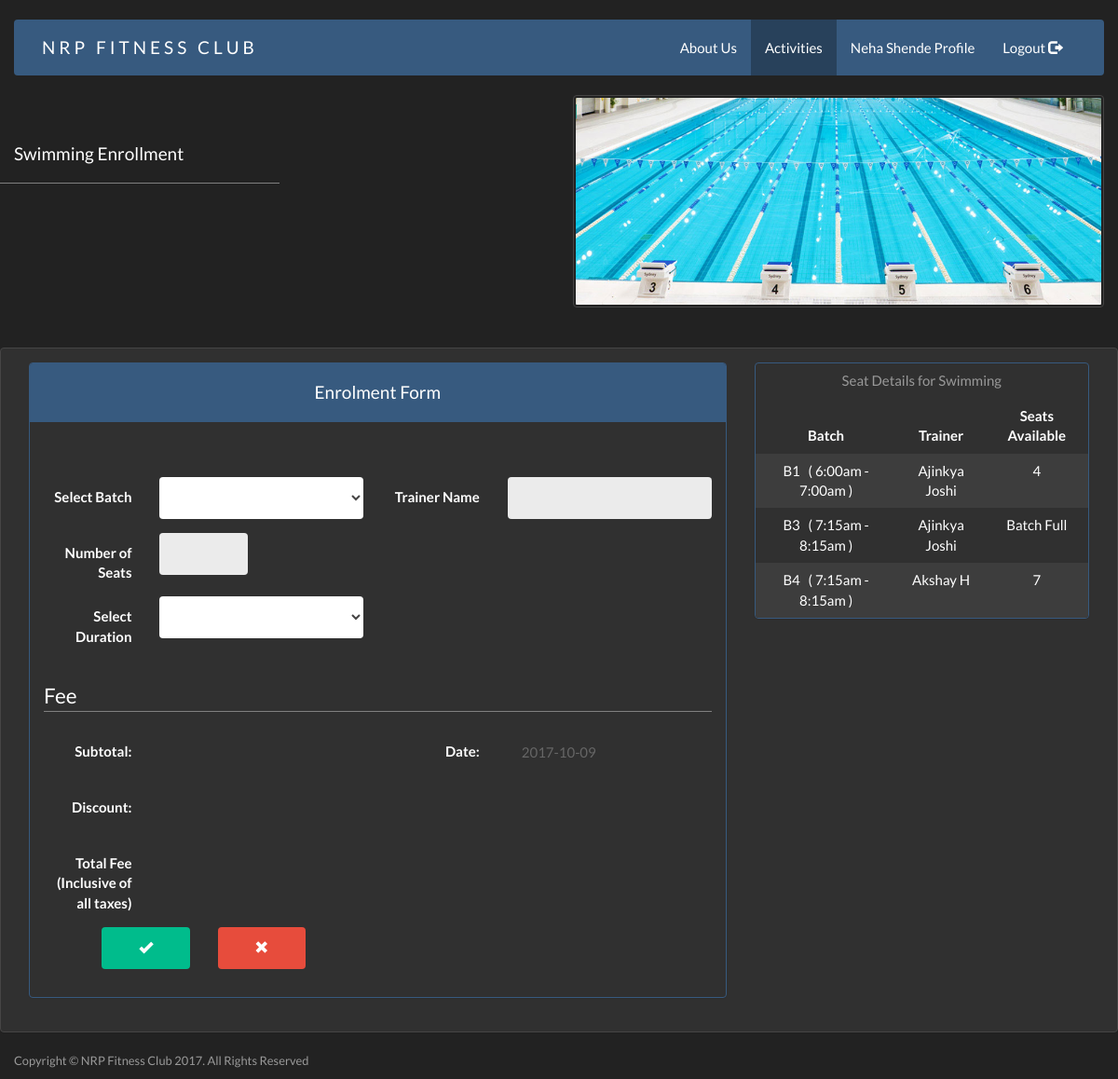
The app's page /Activities/swimming/index.php (signed in) with its own data.
### tables this page shows
CREATE TABLE `member` (
  `cust_id` int(11) UNSIGNED NOT NULL,
  `f_name` varchar(40) NOT NULL,
  `l_name` varchar(40) NOT NULL,
  `gender` char(1) NOT NULL,
  `address` varchar(50) NOT NULL,
  `pincode` int(7) NOT NULL,
  `contact_no` bigint(10) NOT NULL,
  `email` varchar(40) NOT NULL,
  `username` varchar(30) NOT NULL,
  `password` varchar(40) NOT NULL,
  `otp` int(6) NOT NULL,
  `activate` tinyint(1) NOT NULL
);

CREATE TABLE `batch` (
  `batch_id` int(11) UNSIGNED NOT NULL,
  `batch_name` varchar(80) NOT NULL,
  `batch_time` varchar(80) NOT NULL,
  `course_id` int(11) UNSIGNED NOT NULL
);

CREATE TABLE `trainer` (
  `trainer_id` int(11) UNSIGNED NOT NULL,
  `trainer_name` varchar(80) NOT NULL,
  `contact_no` bigint(11) NOT NULL,
  `salary` double NOT NULL,
  `address` varchar(80) NOT NULL,
  `email` varchar(80) NOT NULL,
  `course_id` int(11) UNSIGNED NOT NULL
);

CREATE TABLE `seat` (
  `seat_id` int(11) UNSIGNED NOT NULL,
  `batch_id` int(11) UNSIGNED NOT NULL,
  `course_id` int(11) UNSIGNED NOT NULL,
  `trainer_id` int(11) UNSIGNED DEFAULT NULL,
  `no_of_seats` int(11) NOT NULL
);

### DBHandler/DB.php (called while the page is built, shortened)
<?php
	class DTB
	{
		var $connection;
		function __construct()
		{
			$this->connection = new mysqli('localhost','root','','fic');
		}
		function getParam($obj,$param)
		{
			if($obj->num_rows == 1)
			{
				while ($row = $obj->fetch_assoc()) {
					return $row[$param];
				}
			}
		}
		function processQuery($query)
		{
			$result = $this->connection->query($query);
			return $result;
		}
	}
?>

### Activities/swimming/session.php (called while the page is built, shortened)
<?php
	require("../../DBHandler/DB.php");
	if(isset($_SESSION["cust_id"]))
	{
		$dtb = new DTB();
	}
	else
		header("Location: ../../login");
?>

### Activities/swimming/index.php (the view, shortened to what this page needs)
<?php include('session.php'); ob_start();?>
<!DOCTYPE html>
<html>
<head>
	<link rel="stylesheet" type="text/css" href="../../bootstrap/css/bootstrap.css">
	<link rel="stylesheet" type="text/css" href="../../bootstrap/bootstrap.css">
</head>
<body>
	<br>
	<?php require 'header-activities.php'; ?>
	<?php
		$result = $dtb->processQuery("select course_id from course where course_name ='Swimming'");
		$course_id = $dtb->getParam($result,'course_id');
		$batch = $dtb->processQuery("select batch_id,batch_name,batch_time from batch where course_id = ".$course_id.";");
		echo'<div class="container">
				<div class="row">
					<div class="col-lg-3 page-header" style="border-bottom: 1px grey solid;">
						<div><h4>Swimming Enrollment</h4></div>
					</div>
					<div class="col-lg-6 col-lg-offset-3 mr-auto">
				       <img class="img-thumbnail" src="../../img/swimming.jpg" alt="">
				    </div>
				</div>
			</div>
			<div class="container">
				<div class="row"></br></br>
					<div class="panel panel-default">
						<div class="panel-body">
							<div class="col-lg-8">
								<div class="panel panel-primary">
								<div class="panel-heading text-center"><h4>Enrolment Form</h4></div>';
									echo '<div class="panel-body">
									<form class="form-horizontal" method="POST" action="'.htmlspecialchars($_SERVER["PHP_SELF"]).'">
									<br>
									  <fieldset>
									    <legend></legend>
									    <div class="form-group">
									      <label for="select" class="col-lg-2 control-label">Select Batch</label>
						      				<div class="col-lg-4">
						      					<select class="form-control" id="select">';
												$result1 = $dtb->processQuery("select batch.batch_id,batch_name,batch_time,no_of_seats,course.course_id,trainer.trainer_id,trainer_name from batch,seat,trainer,course where batch.batch_id = seat.batch_id and trainer.trainer_id = seat.trainer_id and course.course_id = seat.course_id and course_name = 'Swimming' ORDER BY batch_name asc");
													echo "<option class='disabled'></option>";
													while ($row = $result1->fetch_assoc())
													{
														echo '<option value="'.$row['batch_id'].'^&^'.$row['trainer_name'].'^&^'.$row['no_of_seats'].'^&^'.$row['course_id'].'^&^'.$row['trainer_id'].'">'.$row['batch_name'].' (&nbsp'.$row['batch_time'].'&nbsp)'.'</option>';
													}
											echo '</select>
						      							</div>
						      							<label class="col-lg-2 control-label">Trainer Name</label>
						      								<div class="col-lg-4">
						      									<input type="text" disabled id="trainer_name" class="form-control">
						      								</div>
													</div>
													<div class="form-group">
														<label class="col-lg-2 control-label text-left">Number of Seats</label>
														<div class="col-lg-2">
															<input type="text" disabled id="no_of_seats" class="form-control">
														</div>
													</div>';
													$course = $dtb->processQuery("select * from course where course_name = 'Swimming'");
													$row = $course->fetch_assoc();
													echo '<div class="form-group">
														<label class="col-lg-2 control-label text-left">Select Duration</label>
														<div class="col-lg-4">
															<select class="form-control" id="duration" name="duration">
																<option value=""></option>
																<option value="1^&^'.$row['monthly_d'].'^&^'.$row['monthly'].'">1 Month</option>
																<option value="3^&^'.$row['quarterly_d'].'^&^'.$row['monthly'].'">3 Months</option>
																<option value="6^&^'.$row['sixmonth_d'].'^&^'.$row['monthly'].'">6 Months</option>
																<option value="12^&^'.$row['yearly_d'].'^&^'.$row['monthly'].'">1 Year</option>
															</select>
														</div>
													</div>
													<br>
													<fieldset>
													<legend style="border-bottom:1px solid grey;">Fee</legend>
														<div class="form-group">
															<label class="col-lg-2 control-label text-left">Subtotal:</label>
															<div class="col-lg-4">
																<input class="form-control" style="background-color: inherit; color: #666;" disabled id="subt" name="subt"></input>
															</div>
															<label class="col-lg-2 control-label text-left">Date:</label>
															<div class="col-lg-4">
																<input class="form-control" style="background-color: inherit; color: #666;"disabled id="date" name="date"></input>
															</div>
														</div>
														<div class="form-group">
															<label class="col-lg-2 control-label text-left">Discount:</label>
															<div class="col-lg-4">
																<input class="form-control" style="background-color: inherit;color: #666;" disabled id="discount" name="discount"></input>
															</div>
														</div>
														<div class="form-group">
															<label class="col-lg-2 control-label text-left">Total Fee<br>(Inclusive of all taxes)</label>
															<div class="col-lg-4">
																<input class="form-control" style="background-color: inherit;color: #666;" disabled id="totalfee" name="totalfee"></input>
															</div>
														</div>
													</fieldset>
													<div class="form-group">
															<div class="col-lg-2 col-lg-offset-1 col-md-2 col-sm-2 col-xs-3">
																<button name="enroll" id="enroll" class="form-control btn btn-success"><span class="glyphicon glyphicon-ok"></span> </button>
															</div>
															<div class="col-lg-2 col-md-2 col-sm-2 col-xs-3">
																<button class="form-control btn btn-danger" name="cancel"><span class="glyphicon glyphicon-remove"></span> </button>
															</div>
													</div>
												</fieldset>
											</form>
										</div>';
								echo '</div>
								</div>
								<div class="col-lg-4 col-md-10 ">
									<div class="panel panel-primary">
									<table class="table table-striped">
										<caption class="text-center">Seat Details for Swimming</caption>
										<thead>
											<tr>
												<th class="text-center">Batch</th>
												<th class="text-center">Trainer</th>
												<th class="text-center">Seats Available</th>
											</tr>
											</thead>
											<tbody>';
												while($batchrow = $batch->fetch_assoc())
												{
													$trainer = $dtb->processQuery("select trainer.trainer_id,trainer_name,no_of_seats from trainer,seat where seat.course_id = ".$course_id." and seat.course_id = trainer.course_id and trainer.trainer_id = seat.trainer_id and seat.batch_id = ".$batchrow['batch_id'].";");
													$trainerrow = $trainer->fetch_assoc();
													if($trainerrow['trainer_name']!='' && $trainerrow['no_of_seats']!="")
													{
														echo '<tr>';
														echo '<td class="text-center">'.$batchrow['batch_name'].' &nbsp&nbsp(&nbsp'.$batchrow['batch_time'].'&nbsp)</td>';
														echo '<td class="text-center">'.$trainerrow['trainer_name'].'</td>';
														if($trainerrow['no_of_seats'] == 0)
															echo '<td class="text-center">Batch Full</td>';
														else
															echo '<td class="text-center">'.$trainerrow['no_of_seats'].'</td>';
														echo '</tr>';
													}
												}
											echo '</tbody>
									</table>
								</div>
							</div>
						</div>
					</div>
				</div>
			</div>';
	?>
	<?php $dtb->close(); include '../../footer.php'; ?>
</body>
</html>

### Activities/swimming/header-activities.php
<?php
	if(isset($_SESSION["cust_id"]))
	{
		$result = $dtb->processQuery("select f_name,l_name from member where cust_id = ".$_SESSION["cust_id"].";");
		$fname = $dtb->getParam($result,"f_name");
		mysqli_data_seek($result,0);
		$lname = $dtb->getParam($result,"l_name");
		echo '<div class="container">
				<nav class="navbar navbar-default" style="">
				  <div class="container-fluid">
				    <div class="navbar-header">
				      <button type="button" class="navbar-toggle collapsed" data-toggle="collapse" data-target="#bs-example-navbar-collapse-1">
				        <span class="sr-only">Toggle navigation</span>
				        <span class="icon-bar"></span>
				        <span class="icon-bar"></span>
				        <span class="icon-bar"></span>
				      </button>
				      <a class="navbar-brand" href="../.." style="padding-left: 30px;">NRP FITNESS CLUB<br></a>
				    </div>
				    <div class="collapse navbar-collapse navbar-right" id="bs-example-navbar-collapse-1">
				      <ul class="nav navbar-nav">
				        <li><a href="../..">About Us <span class="sr-only">(current)</span></a></li>
				        <li class="active"><a href="..">Activities</a></li>
				        <li><a href="#">'.$fname.' '.$lname.' Profile</a> </li>
				        <li><a href="../../logout.php">Logout  <span class="glyphicon glyphicon-log-out"></span></a></li>
				      </ul>
				    </div>
				  </div>
				</nav>
			</div>';
	}
?>

### footer.php
<?php
	echo '<footer>
      <div class="container">
        <p class="copyright text-muted small">Copyright &copy; NRP Fitness Club 2017. All Rights Reserved</p>
      </div>
    </footer>';
?>

### Activities/swimming/index.php (style rules this page uses)
@media (min-width: 1200px) { .container { width: 1200px; } }

### records on screen
member: f_name "Neha", l_name "Shende"
batch: batch_name "B1", batch_time "6:00am - 7:00am", trainer.trainer_name "Ajinkya Joshi", seat.no_of_seats "4"
batch: batch_name "B3", batch_time "7:15am - 8:15am", trainer.trainer_name "Ajinkya Joshi", shows "Batch Full"
batch: batch_name "B4", batch_time "7:15am - 8:15am", trainer.trainer_name "Akshay H", seat.no_of_seats "7"
